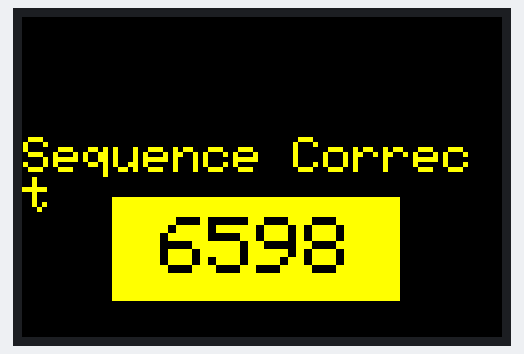
Bench run of a sketch on a simulated Arduino Uno, built with avr-gcc and run on an emulated ATmega328P. On the bench: 480×320 colour display. What the sketch prints to the serial monitor is not drawn.

Above: at 0.4 s.

The sketch:

LCD-code.ino
```cpp
/***********************************************************************************
*This program is a demo of displaying string
*This demo was made for LCD modules with 8bit or 16bit data port.
*This program requires the the LCDKIWI library.

* File                : display_string.ino
* Hardware Environment: Arduino UNO&Mega2560
* Build Environment   : Arduino

*Set the pins to the correct ones for your development shield or breakout board.
*This demo use the BREAKOUT BOARD only and use these 8bit data lines to the LCD,
*pin usage as follow:
*                  LCD_CS  LCD_CD  LCD_WR  LCD_RD  LCD_RST  SD_SS  SD_DI  SD_DO  SD_SCK
*     Arduino Uno    A3      A2      A1      A0      A4      10     11     12      13
*Arduino Mega2560    A3      A2      A1      A0      A4      10     11     12      13

*                  LCD_D0  LCD_D1  LCD_D2  LCD_D3  LCD_D4  LCD_D5  LCD_D6  LCD_D7
*     Arduino Uno    8       9       2       3       4       5       6       7
*Arduino Mega2560    8       9       2       3       4       5       6       7

*Remember to set the pins to suit your display module!
*
* @attention
*
* THE PRESENT FIRMWARE WHICH IS FOR GUIDANCE ONLY AIMS AT PROVIDING CUSTOMERS
* WITH CODING INFORMATION REGARDING THEIR PRODUCTS IN ORDER FOR THEM TO SAVE
* TIME. AS A RESULT, QD electronic SHALL NOT BE HELD LIABLE FOR ANY
* DIRECT, INDIRECT OR CONSEQUENTIAL DAMAGES WITH RESPECT TO ANY CLAIMS ARISING
* FROM THE CONTENT OF SUCH FIRMWARE AND/OR THE USE MADE BY CUSTOMERS OF THE
* CODING INFORMATION CONTAINED HEREIN IN CONNECTION WITH THEIR PRODUCTS.
*
* https://raw.githubusercontent.com/gitcnd/LCDWIKI_GUI/master/Document/LCDWIKI%20GUI%20lib%20Manual.pdf
**********************************************************************************/

#include <LCDWIKI_GUI.h> //Core graphics library
#include <LCDWIKI_KBV.h> //Hardware-specific library

//if the IC model is known or the modules is unreadable,you can use this constructed function
LCDWIKI_KBV mylcd(ILI9486,A3,A2,A1,A0,A4); //model,cs,cd,wr,rd,reset
//if the IC model is not known and the modules is readable,you can use this constructed function
//LCDWIKI_KBV mylcd(320,480,A3,A2,A1,A0,A4);//width,height,cs,cd,wr,rd,reset

//define some colour values
#define  BLACK   0x0000
#define BLUE    0x001F
#define RED     0xF800
#define GREEN   0x07E0
#define CYAN    0x07FF
#define MAGENTA 0xF81F
#define YELLOW  0xFFE0
#define WHITE   0xFFFF

void setup()
{
  Serial.begin(9600);
  mylcd.Init_LCD();
  Serial.println(mylcd.Read_ID(), HEX);
  mylcd.Fill_Screen(BLACK);
}

void loop()
{

  mylcd.Set_Rotation(1);
  mylcd.Set_Draw_color(BLACK);
  mylcd.Draw_Fast_VLine(1, 100, 40);
  mylcd.Set_Text_colour(YELLOW);
  mylcd.Set_Text_Back_colour(BLACK);
  mylcd.Set_Text_Size(5);
  mylcd.Print_String("Sequence Correct", 1, 120);

  mylcd.Set_Text_colour(BLACK);
  mylcd.Set_Text_Back_colour(YELLOW);
  mylcd.Set_Text_Size(5);
  mylcd.Set_Text_Size(8);
  mylcd.Print_String("      ", 90, 180);
  mylcd.Print_String("      ", 90, 220);
  mylcd.Print_String(" 6598 ", 90, 200);


  delay(10000);
}
```
